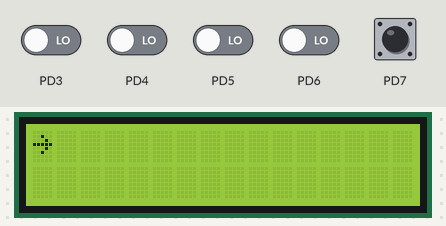
A program run on a simulated ATmega32, built with avr-gcc and emulated at 8 MHz. Shown: 16×2 character LCD. Wiring (inferred from the names in the program): character LCD (HD44780): RS PD2; R/W PD1; E PD0; data PC0, PC1, PC2, PC3, PC4, PC5, PC6, PC7. The inputs (shaded band) are chosen by the test bench; at power-on: PD7 HIGH, PD3–6 LOW.

Above: at 0.1 s.
At 1.1 s:
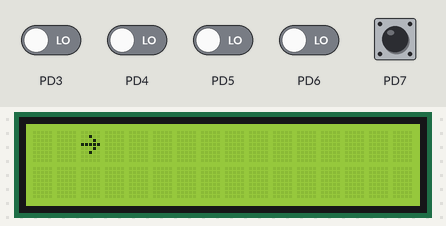
At 2.2 s:
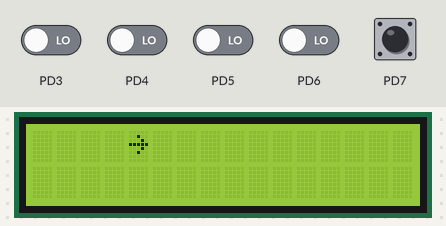
At 4.2 s:
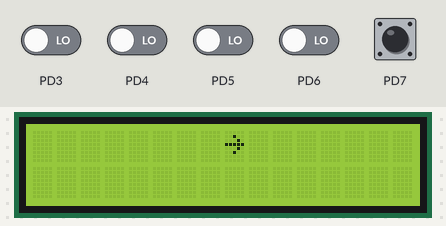
At 6.2 s:
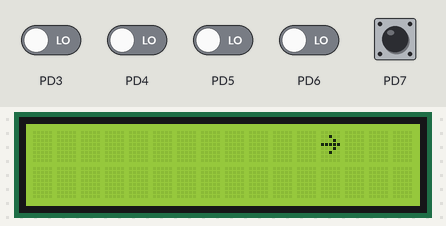
At 8.2 s:
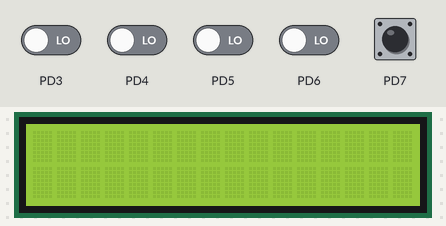

The program:

main.c
```c
/*
 * snakeGame.c
 *
 * Created: 29-May-22 4:29:58 AM
 * Author : Ahmed
 */

#include "snakeGame.h"

u8 Local_u8SnakeHead[] = {
	0B00000,
	0B00100,
	0B00010,
	0B11111,
	0B00010,
	0B00100,
	0B00000,
	0B00000
	};

u8 Local_u8SnakeFood[] =
{
	0B10001,
	0B01110,
	0B01010,
	0B01110,
	0B01010,
	0B01110,
	0B10001,
	0B00000
};
int main(void)
{
	/* Game Init */
	snakeGame_voidInit();

	DIO_u8SetPinDirection(DIO_u8PORTD,DIO_u8PIN7,DIO_u8PIN_INPUT);

	CLCD_voidWriteSpecialCharacter(Local_u8SnakeHead,0,0,0);
	// CLCD_voidWriteSpecialCharacter(Local_u8SnakeFood,1,0,6);
	//CLCD_voidSendCommand(0x1C);
	u8 Local_u8Val;

    while (1)
    {
		DIO_u8GetPinValue(DIO_u8PORTD,DIO_u8PIN7,&Local_u8Val);
		if(Local_u8Val == DIO_u8PIN_LOW)
		{
			/* move down */
		}
		for(int i = 0; i < 20; i++)
		{
			CLCD_voidSendCommand(0x01);
			CLCD_voidGotoXY(0,i);
			CLCD_voidSendData(0);

			_delay_ms(500);
		}

		// CLCD_voidSendCommand(0x1C);
		// _delay_ms(500);


		/* Display Game */
		//snakeGame_ScreenDisplay();

		/* Check Direction Change */
		//snakeGame_DirectionChange();

		/* check if Snake eat */
		//if(snakeGame_IsSnakeGetFood())
		//{
		//	snakeGame_SnakeGrow();
		//	snakeGame_RandomFood();
		//	snakeGame_UpdateDisplay();
		//}


		/**/

    }
}
```

snakeGame.c
```c
/*
 * snakeGame.c
 *
 * Created: 29-May-22 4:35:25 AM
 *  Author: Ahmed
 */
#include "snakeGame.h"

void snakeGame_voidInit()
{
	/* init LCD */
	CLCD_voidInit();
}

void snakeGame_voidStartGame()
{

}
```

snakeGame.h
```c
/*
 * snakeGame.h
 *
 * Created: 29-May-22 4:35:02 AM
 *  Author: Ahmed
 */


#ifndef SNAKEGAME_H_
#define SNAKEGAME_H_

#define F_CPU	8000000UL
#include "CLCD_interface.h"


void snakeGame_voidInit();

void snakeGame_voidStartGame();

void snakeGame_move();
void snakeGame_Update();
void snakeGame_IsDead();
void snakeGame_IsFeedEaten();
#endif /* SNAKEGAME_H_ */
```

CLCD_config.h
```c
/****************************************************************
 Author     : 	Ahmed Mohsen
 Layer      :   HAL
 SWC        : 	charachter LCD
 Date       : 	24-5-2022
 Version    :   1.00
****************************************************************/

#ifndef CLCD_CONFIG_H_
#define CLCD_CONFIG_H_

/*
CLCD_DATA_PORT 8 pins Data
*/
#define CLCD_DATA_PORT			DIO_u8PORTC

/*
	CLCD_DATA_PORT 4 pins Data
		Select pins if Will Work with 4bit mode high bit always
*/
#define CLCD_DATA_PIN0			DIO_u8PIN4
#define CLCD_DATA_PIN1			DIO_u8PIN5
#define CLCD_DATA_PIN2			DIO_u8PIN6
#define CLCD_DATA_PIN3			DIO_u8PIN7


#define CLCD_CTRL_PORT			DIO_u8PORTD

#define CLCD_RS_PIN				DIO_u8PIN2
#define CLCD_RW_PIN				DIO_u8PIN1
#define CLCD_E_PIN				DIO_u8PIN0

/*
can work in 2 modes 8bit or 4bit mode:
    CLCD_MODE_8BIT
    CLCD_MODE_4BIT
*/
#define CLCD_MODE   CLCD_MODE_8BIT

#endif
```

CLCD_interface.h
```c
/****************************************************************
 Author     : 	Ahmed Mohsen
 Layer      :   HAL
 SWC        : 	charachter LCD
 Date       : 	24-5-2022
 Version    :   1.00
****************************************************************/

#ifndef CLCD_INTERFACE_H_
#define CLCD_INTERFACE_H_

/*****************************************************************
                         Includes
*****************************************************************/
#include "STD_TYPES.h"
#include <util/delay.h>

#include "DIO_interface.h"

#include "CLCD_config.h"
#include "CLCD_private.h"

/*****************************************************************
                             APIs
*****************************************************************/

/*****************************************************************/
/* name         :   CLCD_voidSendCommand	                      */
/* parameter1   : 	Copy_u8Command ->command to send		     */
/* return       : 	u8 indication for error			             */
/*****************************************************************/
u8 CLCD_voidSendCommand(u8 Copy_u8Command);

/*****************************************************************/
/* name         :   CLCD_voidSendData	                         */
/* parameter1   : 	Copy_u8Data -> data to send		             */
/* return       : 	u8 indication for error			             */
/*****************************************************************/
void CLCD_voidSendData(u8 Copy_u8Data);

/*****************************************************************/
/* name         :   CLCD_voidInit	                             */
/* parameter1   : 	none                       		             */
/* return       : 	u8 indication for error			             */
/*****************************************************************/
void CLCD_voidInit(void);

/*****************************************************************/
/* name         :   CLCD_voidSendString	                         */
/* parameter1   : 	Copy_pchString -> string to display		     */
/* return       : 	u8 indication for error			             */
/*****************************************************************/
void CLCD_voidSendString(const char* Copy_pchString);

/*****************************************************************/
/* name         :   CLCD_voidSendNumber	                         */
/* parameter1   : 	Copy_u32Number -> number to display		     */
/* return       : 	u8 indication for error			             */
/*****************************************************************/
void CLCD_voidSendNumber(u32 Copy_u32Number);

/**************************************************************
    name        :   CLCD_voidGotoXY
    parameter1  :   Copy_u8XPos -> x position
    parameter1  :   Copy_u8YPos -> y position
    return      :   u8 indication for error
***************************************************************/
void CLCD_voidGotoXY(u8 Copy_u8Row, u8 Copy_u8Col);

/*************************************************************
    name        :   CLCD_voidWriteSpecialCharacter
    parameter1  :   Copy_pu8Pattern      -> data to send
    parameter1  :   Copy_u8PatternNumber -> data to send
    parameter1  :   Copy_u8XPos          -> data to send
    parameter1  :   Copy_u8YPos          -> data to send
    return      :   u8 indication for error
***************************************************************/
void CLCD_voidWriteSpecialCharacter(u8* Copy_pu8Pattern,u8 Copy_u8PatternNumber,u8 Copy_u8XPos,u8 Copy_u8YPos);

/*************************************************************
    name        :   CLCD_u8SendPulse
    parameter1  :   none
    return      :   u8 indication for error
***************************************************************/
static u8 CLCD_u8SendPulse(void);

#endif
```

CLCD_program.c
```c
/****************************************************************
 Author     : 	Ahmed Mohsen
 Layer      :   HAL
 SWC        : 	charachter LCD
 Date       : 	24-5-2022
 Version    :   1.00
****************************************************************/

#include "CLCD_interface.h"


u8 CLCD_voidSendCommand(u8 Copy_u8Command)
{
	u8 Local_u8Error = OK;

#if 		CLCD_MODE == CLCD_MODE_8BIT
	/*1- Set RS pin to low for command*/
	DIO_u8SetPinValue(CLCD_CTRL_PORT,CLCD_RS_PIN,DIO_u8PIN_LOW);

	/*2- Set RW pin to low for write*/
	DIO_u8SetPinValue(CLCD_CTRL_PORT,CLCD_RW_PIN,DIO_u8PIN_LOW);

	/*3- Send the command to the LCD*/
	DIO_u8SetPortValue(CLCD_DATA_PORT,Copy_u8Command);

	/*4- Send the enable pulse to the LCD*/
	CLCD_u8SendPulse();

#elif		CLCD_MODE == CLCD_MODE_4BIT

	/* send high nibble */
	DIO_u8SetPortValue(CLCD_DATA_PORT,Copy_u8Command & 0xF0);

	/*1- Set RS pin to low for command*/
	DIO_u8SetPinValue(CLCD_CTRL_PORT,CLCD_RS_PIN,DIO_u8PIN_LOW);

	/*2- Set RW pin to low for write*/
	DIO_u8SetPinValue(CLCD_CTRL_PORT,CLCD_RW_PIN,DIO_u8PIN_LOW);

	CLCD_u8SendPulse();

	DIO_u8SetPortValue(CLCD_DATA_PORT,Copy_u8Command << 4);

	CLCD_u8SendPulse();
#endif
	return Local_u8Error;
}

void CLCD_voidSendData(u8 Copy_u8Data)
{
#if 		CLCD_MODE == CLCD_MODE_8BIT
	/*1- Set RS pin to high for Data*/
	DIO_u8SetPinValue(CLCD_CTRL_PORT,CLCD_RS_PIN,DIO_u8PIN_HIGH);

	/*2- Set RW pin to low for write*/
	DIO_u8SetPinValue(CLCD_CTRL_PORT,CLCD_RW_PIN,DIO_u8PIN_LOW);

	/*3- Send the Data to the LCD*/
	DIO_u8SetPortValue(CLCD_DATA_PORT,Copy_u8Data);

	/*4- Send the enable pulse to the LCD*/
	CLCD_u8SendPulse();
#elif			CLCD_MODE == CLCD_MODE_4BIT

	/* send high nibble */
	DIO_u8SetPortValue(CLCD_DATA_PORT,Copy_u8Data & 0xF0);

	/*1- Set RS pin to low for command*/
	DIO_u8SetPinValue(CLCD_CTRL_PORT,CLCD_RS_PIN,DIO_u8PIN_HIGH);

	/*2- Set RW pin to low for write*/
	DIO_u8SetPinValue(CLCD_CTRL_PORT,CLCD_RW_PIN,DIO_u8PIN_LOW);

	CLCD_u8SendPulse();

	DIO_u8SetPortValue(CLCD_DATA_PORT,Copy_u8Data << 4);

	CLCD_u8SendPulse();

#endif
}

void CLCD_voidInit(void)
{
#if 		CLCD_MODE == CLCD_MODE_8BIT
	/* set data ports as outputs  */
	DIO_u8SetPortDirection(CLCD_DATA_PORT,DIO_u8PORT_OUTPUT);

	/* set control pins output */
	DIO_u8SetPinDirection(CLCD_CTRL_PORT,CLCD_E_PIN,DIO_u8PIN_OUTPUT);
	DIO_u8SetPinDirection(CLCD_CTRL_PORT,CLCD_RS_PIN,DIO_u8PIN_OUTPUT);
	DIO_u8SetPinDirection(CLCD_CTRL_PORT,CLCD_RW_PIN,DIO_u8PIN_OUTPUT);

	/*1- wait for more than 30 ms*/
	_delay_ms(40);

	/*2- Function set command: 2 lines, Font= 5x7*/
	CLCD_voidSendCommand(LCD_u8TwoLine);

	/*3- Display on off control: Display on, cursor off, blink cursor off*/
	CLCD_voidSendCommand(LCD_u8DisplayOnCursorOffBlinkOff);

	/*4- Display clear*/
	CLCD_voidSendCommand(LCD_u8ClearScreen);

	/* make right moving */
	CLCD_voidSendCommand(LCD_u8ShiftCursorRight);

#elif			CLCD_MODE == CLCD_MODE_4BIT
	/* set data ports as outputs  */
	DIO_u8SetPinDirection(CLCD_DATA_PORT,CLCD_DATA_PIN0,DIO_u8PIN_OUTPUT);
	DIO_u8SetPinDirection(CLCD_DATA_PORT,CLCD_DATA_PIN1,DIO_u8PIN_OUTPUT);
	DIO_u8SetPinDirection(CLCD_DATA_PORT,CLCD_DATA_PIN2,DIO_u8PIN_OUTPUT);
	DIO_u8SetPinDirection(CLCD_DATA_PORT,CLCD_DATA_PIN3,DIO_u8PIN_OUTPUT);

	/* set control pins output */
	DIO_u8SetPinDirection(CLCD_CTRL_PORT,CLCD_E_PIN,DIO_u8PIN_OUTPUT);
	DIO_u8SetPinDirection(CLCD_CTRL_PORT,CLCD_RS_PIN,DIO_u8PIN_OUTPUT);
	DIO_u8SetPinDirection(CLCD_CTRL_PORT,CLCD_RW_PIN,DIO_u8PIN_OUTPUT);

	/*1- wait for more than 30 ms*/
	_delay_ms(40);

	/*2- Function set command: 2 lines, Font= 5x7*/
	CLCD_voidSendCommand(0x33);

	/*3- Display on off control: Display on, cursor off, blink cursor off*/
	CLCD_voidSendCommand(0x32);

	/*4- Display clear*/
	CLCD_voidSendCommand(0x28);
	CLCD_voidSendCommand(0x0E);
	CLCD_voidSendCommand(0x01);

	_delay_ms(3);
	/* make right moving */
	CLCD_voidSendCommand(0x06);
#endif

}

void CLCD_voidSendString(const char* Copy_pchString)
{
	u8 Local_u8Counter=0;
	while(Copy_pchString[Local_u8Counter]!='\0')
	{
		CLCD_voidSendData(Copy_pchString[Local_u8Counter]);
		Local_u8Counter++;
	}
}

void CLCD_voidGotoXY(u8 Copy_u8Row, u8 Copy_u8Col)
{
	if(Copy_u8Row == 0)
	{
		CLCD_voidSendCommand(Copy_u8Col + 128);
	}
	else if(Copy_u8Row == 1)
	{
		CLCD_voidSendCommand(Copy_u8Col + 0x40 + 128);
	}
	_delay_ms(1);
}

void CLCD_voidWriteSpecialCharacter(u8* Copy_pu8Pattern,u8 Copy_u8PatternNumber,u8 Copy_u8XPos,u8 Copy_u8YPos)
{
	u8 Local_u8CGRamAddress,Local_u8Counter;

	/*1- calculate CGRAM address knowing that every pattern consumes 8 bytes*/
	Local_u8CGRamAddress = Copy_u8PatternNumber*8;

	/*2-Send SET CGRAM address command to LCD with setting bit6 ,clearing bit7*/
	CLCD_voidSendCommand(Local_u8CGRamAddress+64);

	/*3- write the pattern into CGRAM*/
	for(Local_u8Counter=0;Local_u8Counter<8;Local_u8Counter++)
	{
		CLCD_voidSendData(Copy_pu8Pattern[Local_u8Counter]);
	}
	/*4- Back to the DDRAM to display the special pattern*/
	CLCD_voidGotoXY(Copy_u8XPos,Copy_u8YPos);

	/*5- Display the special pattern*/
	CLCD_voidSendData(Copy_u8PatternNumber);
}

u8 CLCD_u8SendPulse()
{
	DIO_u8SetPinValue(CLCD_CTRL_PORT,CLCD_E_PIN,DIO_u8PIN_HIGH);
	_delay_ms(2);
	DIO_u8SetPinValue(CLCD_CTRL_PORT,CLCD_E_PIN,DIO_u8PIN_LOW);

	return OK;
}
```

BIT_MATH.h
```c
/****************************************************************
 Author     : 	Ahmed Mohsen
 SWC        : 	BIT Math
 Date       : 	24-5-2022
 Version    :   1.00
****************************************************************/

#ifndef BIT_MATH_H_
#define BIT_MATH_H_

#define SET_BIT(VAR,BIT_NO)			(VAR|=(1<<BIT_NO))
#define CLR_BIT(VAR,BIT_NO)			(VAR&=(~(1<<BIT_NO)))
#define TOG_BIT(VAR,BIT_NO)		    (VAR^=(1<<BIT_NO))
#define GET_BIT(VAR,BIT_NO)			((VAR>>BIT_NO)&0x01)

#endif
```

CLCD_private.h
```c
/****************************************************************
 Author     : 	Ahmed Mohsen
 Layer      :   HAL
 SWC        : 	charachter LCD
 Date       : 	24-5-2022
 Version    :   1.00
****************************************************************/

#define CLCD_MODE_8BIT  0
#define CLCD_MODE_4BIT  1


/* LCD Commands */
#define LCD_u8ClearScreen                       0x01
#define LCD_u8ReturnHome                        0x02
#define LCD_u8TwoLine                           0x3C
#define LCD_u8DisplayOnCursorOnBlinkOn          0x0F
#define LCD_u8DisplayOnCursorOnBlinkOff         0x0E
#define LCD_u8DisplayOnCursorOffBlinkOff        0x0C
#define LCD_u8ShiftCursorRight			        0x06
```

DIO_config.h
```c
/****************************************************************
 Author     : 	Ahmed Mohsen
 Layer      : 	MCAL
 SWC        : 	DIO
 Date       : 	24-5-2022
 Version    :   1.00
****************************************************************/

#ifndef DIO_CONFIG_H_
#define DIO_CONFIG_H_


#endif
```

DIO_interface.h
```c
/****************************************************************
 Author     : 	Ahmed Mohsen
 Layer      : 	MCAL
 SWC        : 	DIO
 Date       : 	24-5-2022
 Version    :   1.00
****************************************************************/

#ifndef DIO_INTERFACE_H_
#define DIO_INTERFACE_H_

/*****************************************************************
                Includes
*****************************************************************/
#include "STD_TYPES.h"
#include "BIT_MATH.h"

#include "DIO_config.h"
#include "DIO_private.h"
#include "DIO_register.h"

/****************************************************************
 name             : DIO_u8SetPinDirection
 description      : set pin direction
 parameter 1      : Copy_u8Port -> port name
 parameter 2      :	Copy_u8Pin  -> pin number
 parameter 3      : Copy_u8Direction  -> input or output
 Return           : u8 indication for error
****************************************************************/
u8 DIO_u8SetPinDirection(u8 Copy_u8Port,u8 Copy_u8Pin, u8 Copy_u8Direction);

/****************************************************************
 name             : DIO_u8SetPortDirection
 description      : set port direction
 parameter 1      : Copy_u8Port -> port name (a,b,c,d)
 parameter 3      : Copy_u8Direction  -> input or output
 Return           : u8 indication for error
****************************************************************/
u8 DIO_u8SetPortDirection(u8 Copy_u8Port, u8 Copy_u8Direction);


/****************************************************************
 name             : DIO_u8SetPinValue
 description      : set pin value high or low
 parameter 1      : Copy_u8Port -> port name
 parameter 2      :	Copy_u8Pin  -> pin number
 parameter 3      : Copy_u8Value  -> high or low
 Return           : u8 indication for error
****************************************************************/
u8 DIO_u8SetPinValue(u8 Copy_u8Port,u8 Copy_u8Pin, u8 Copy_u8Value);


/****************************************************************
 name             : DIO_u8SetPortValue
 description      : set port value 0xFF or 0x00
 parameter 1      : Copy_u8Port -> port name
 parameter 3      : Copy_u8Value  -> high or low
 Return           : u8 indication for error
****************************************************************/
u8 DIO_u8SetPortValue(u8 Copy_u8Port, u8 Copy_u8Value);


/****************************************************************
 name             : DIO_u8GetPinValue
 description      : get pin value high or low
 parameter 1      : Copy_u8Port -> port name
 parameter 2      :	Copy_u8Pin  -> pin number
 parameter 3      : Copy_pu8Value  -> returned value
 Return           : u8 indication for error
****************************************************************/
u8 DIO_u8GetPinValue(u8 Copy_u8Port,u8 Copy_u8Pin, u8* Copy_pu8Value);

/****************************************************************
 name             : DIO_u8GetPinValue
 description      : get pin value high or low
 parameter 1      : Copy_u8Port -> port name
 parameter 2      :	Copy_u8Pin  -> pin number
 Return           : u8 indication for error
*****************************************************************/
u8 DIO_u8TogPinValue(u8 Copy_u8Port,u8 Copy_u8Pin);
#endif
```

DIO_private.h
```c
/****************************************************************
 Author     : 	Ahmed Mohsen
 Layer      : 	MCAL
 SWC        : 	DIO
 Date       : 	24-5-2022
 Version    :   1.00
****************************************************************/
#ifndef DIO_PRIVATE_H_
#define DIO_PRIVATE_H_

#define DIO_u8PORTA		    0
#define DIO_u8PORTB		    1
#define DIO_u8PORTC		    2
#define DIO_u8PORTD		    3

#define DIO_u8PIN0  	    0
#define DIO_u8PIN1    	    1
#define DIO_u8PIN2    	    2
#define DIO_u8PIN3    	    3
#define DIO_u8PIN4    	    4
#define DIO_u8PIN5    	    5
#define DIO_u8PIN6    	    6
#define DIO_u8PIN7    	    7

#define DIO_u8PIN_INPUT		0
#define DIO_u8PIN_OUTPUT 	1

#define DIO_u8PORT_OUTPUT	0xff
#define DIO_u8PORT_INPUT	0

#define DIO_u8PIN_HIGH		1
#define DIO_u8PIN_LOW		0

#define DIO_u8PORT_HIGH		0xff
#define DIO_u8PORT_LOW		0

#endif
```

DIO_register.h
```c
/****************************************************************
 Author     : 	Ahmed Mohsen
 Layer      : 	MCAL
 SWC        : 	DIO
 Date       : 	24-5-2022
 Version    :   1.00
****************************************************************/
/*Preprocessor file guard*/
#ifndef DIO_REGISTER_H_
#define DIO_REGISTER_H_

#define PORTA	 	*((volatile u8*)0x3B)
#define DDRA 	 	*((volatile u8*)0x3A)
#define PINA 	 	*((volatile u8*)0x39)

#define PORTB		*((volatile u8*)0x38)
#define DDRB 		*((volatile u8*)0x37)
#define PINB 		*((volatile u8*)0x36)

#define PORTC		*((volatile u8*)0x35)
#define DDRC 		*((volatile u8*)0x34)
#define PINC 		*((volatile u8*)0x33)

#define PORTD		*((volatile u8*)0x32)
#define DDRD 		*((volatile u8*)0x31)
#define PIND 		*((volatile u8*)0x30)


#endif
```

Source omitted: DIO_program.c (4215 bytes), STD_TYPES.h (1051 bytes)

Measured:
- by itself, everything shown: repeats every 10.1 s, in 17 steps
- what the display in image 0 shows lasts 0.5 s, from 0.1 s to 0.6 s
- what the display in image 5 shows lasts 2.0 s, from 8.2 s to 10.2 s
